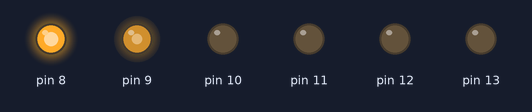
Bench run of a sketch on a simulated Arduino Uno, built with avr-gcc and run on an emulated ATmega328P. Shown: output pins drawn as LEDs (lit = HIGH).

Above: at 0.05 s.
At 9.65 s:
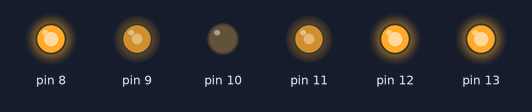
At 19.85 s:
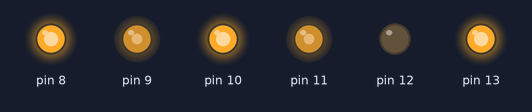
At 39.95 s:
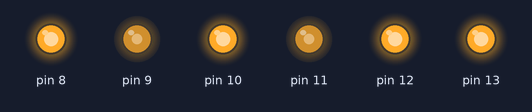
Timing chart, 0 to 40.0 s (numbered marks = the images above):
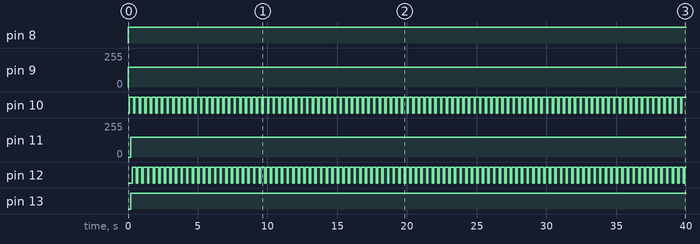

Measured:
- by itself, pin 8: LOW → HIGH at 0.00 s
- by itself, pin 9: 0/255 → 150/255 at 0.00 s
- by itself, pin 10, pin 12: alternates HIGH for 0.30 s and LOW for 0.10 s
- by itself, pin 11: 0/255 → 150/255 at 0.20 s
- by itself, pin 13: LOW → HIGH at 0.20 s

The sketch:

test.ino
```cpp
void setup() {
  // put your setup code here, to run once:

pinMode(8,OUTPUT);
pinMode(9,OUTPUT);
pinMode(10,OUTPUT);
pinMode(11,OUTPUT);
pinMode(12,OUTPUT);
pinMode(13,OUTPUT);

}

void loop() {
  // put your main code here, to run repeatedly:
    analogWrite(9,150);
    digitalWrite(8,HIGH);//left  8-H 10-L out
    digitalWrite(10,LOW);

    delay(100);

    digitalWrite(8,HIGH);
    digitalWrite(10,HIGH);

    delay(100);

    analogWrite(11,150);
    digitalWrite(12,LOW);//right 12-L 13-H out
    digitalWrite(13,HIGH);

    delay(100);

    digitalWrite(12,HIGH);
    digitalWrite(13,HIGH);

    delay(100);
}
```
